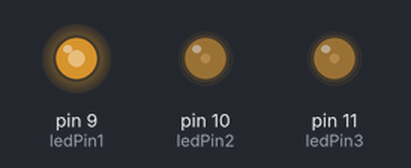
A sketch run on a simulated Arduino Uno, built with avr-gcc and run on an emulated ATmega328P. On the bench: output pins drawn as LEDs (lit = HIGH).

Above: at 0.1 s.
Timing chart, 0 to 1.6 s (numbered marks = the images above):
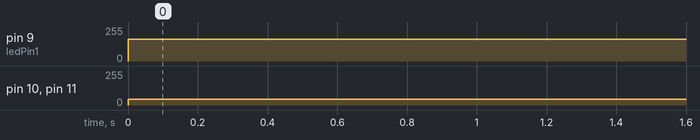

Measured:
- by itself, pin 9 (ledPin1): 0/255 → 165/255 at 0.00 s
- by itself, pin 10 (ledPin2), pin 11 (ledPin3): 0/255 → 42/255 at 0.00 s

The sketch:

ledflicker.ino
```cpp
int ledPin1 = 9; //Set the number of LEDs you use.
int ledPin2 = 10;
int ledPin3 = 11;
//You can use up to 6 LED pins

void setup()
{
pinMode(ledPin1, OUTPUT); //Sets the LED pins as output pins.
pinMode(ledPin2, OUTPUT); //Use the same pins used above
pinMode(ledPin3, OUTPUT);
}

void loop()
{ //Sets a random value of LED voltage in the range of 0V - 5V with PWM
analogWrite(ledPin1, 165);
analogWrite(ledPin2, 42);
analogWrite(ledPin3, 42);
delay(1);

}
```
